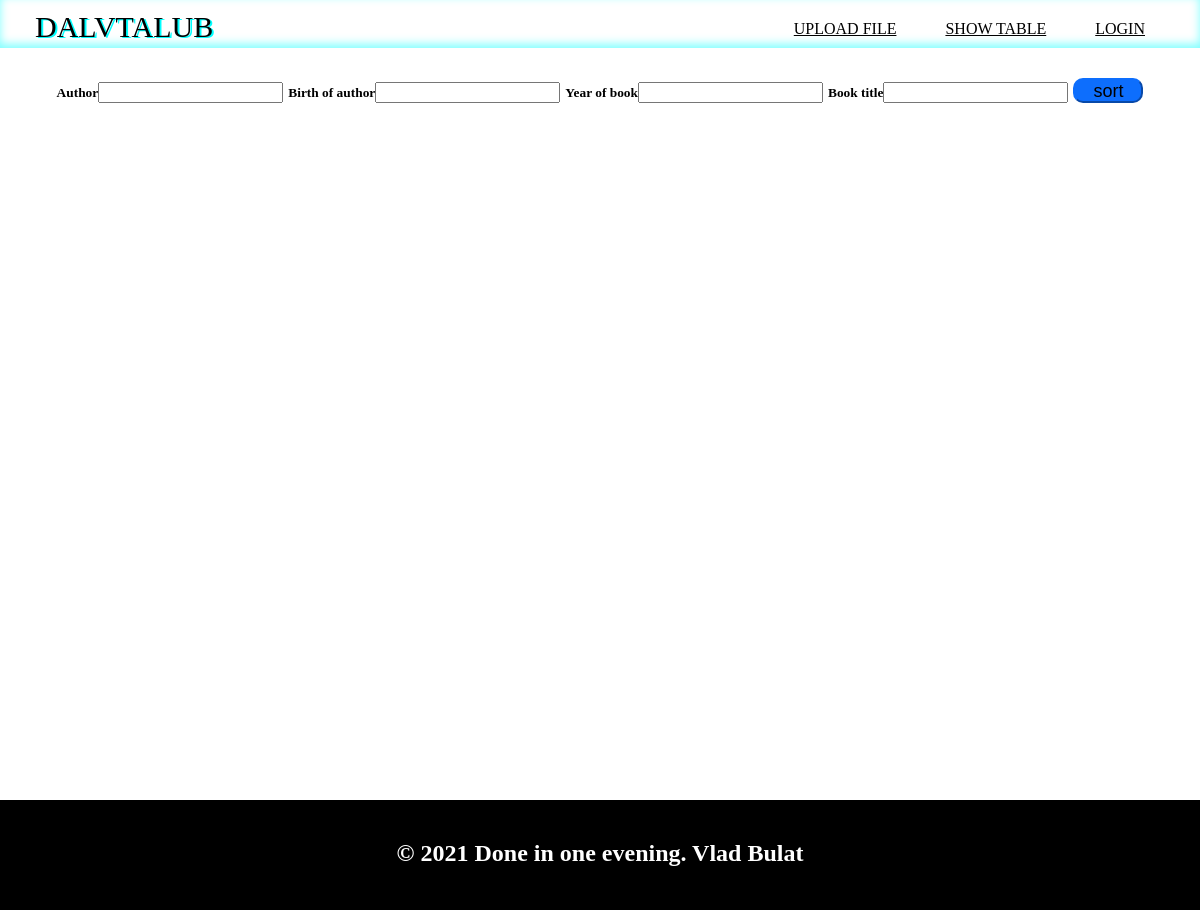
Before: / with the older database file.
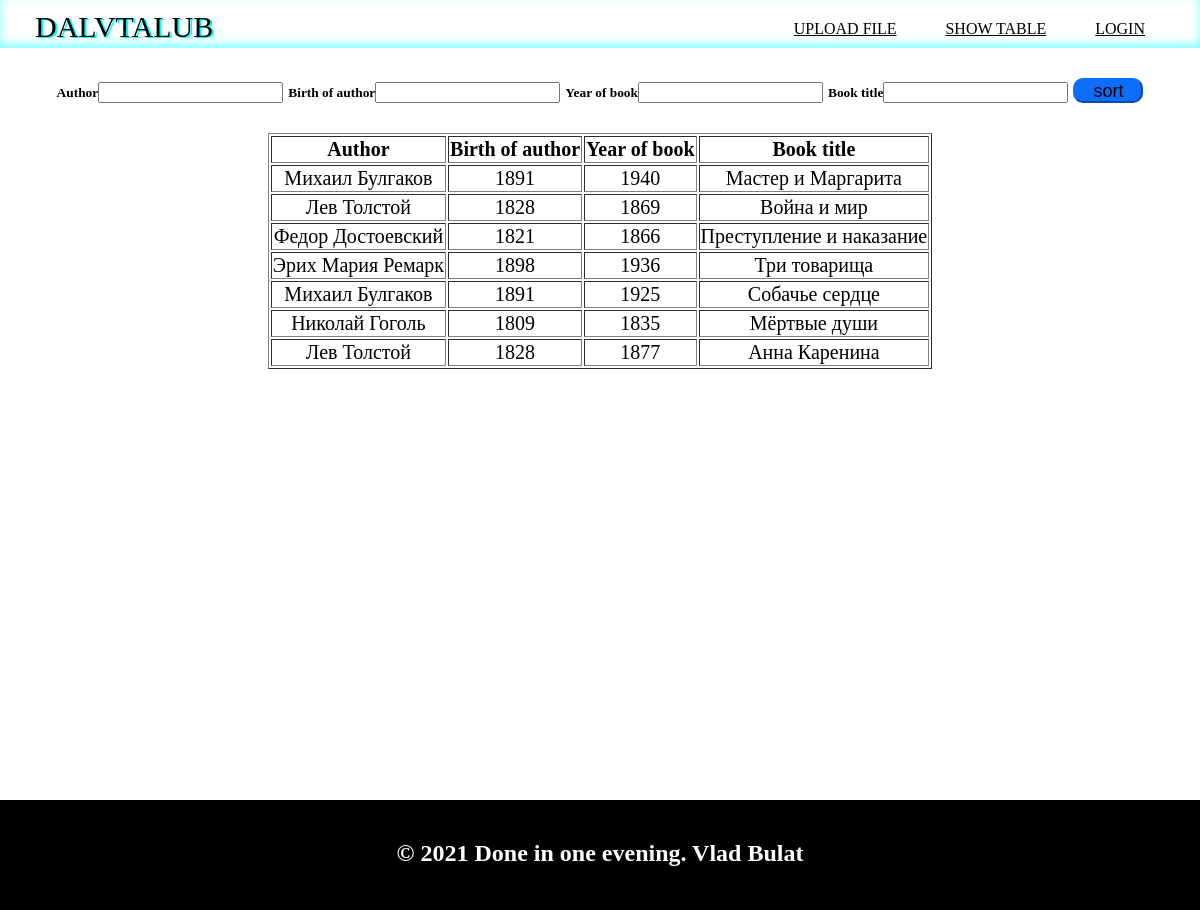
After: the same page with the newer database file.
### view_table/models.py (models this page shows, shortened)
class Books(models.Model):
    year_of_writing = models.IntegerField('Year of writing')
    name = models.CharField('Name', max_length=40)
    author = models.ForeignKey(Authors, on_delete=models.PROTECT, null=True)
    class Meta:
        verbose_name = 'Book'
        verbose_name_plural = 'Books'

class Authors(models.Model):
    name_and_surname = models.CharField('Name and surname', max_length=40)
    date_of_birth = models.IntegerField('Year of birth')
    class Meta:
        verbose_name = 'Author'
        verbose_name_plural = 'Authors'

### view_table/views.py (the view)
# urls.py: path('', include('view_table.urls')),
def view_table(request):
    books = Books.objects.all()
    authors = Authors.objects.all()
    form = LibraryFilter(request.GET)
    if form.is_valid():
        if form.cleaned_data['author']:
            books = books.filter(author__name_and_surname__contains=form.cleaned_data['author'])
        if form.cleaned_data['year_of_book']:
            books = books.filter(year_of_writing=form.cleaned_data['year_of_book'])
        if form.cleaned_data['name_of_book']:
            books = books.filter(name__contains=form.cleaned_data['name_of_book'])
        if form.cleaned_data['birth_year']:
            books = books.filter(author__date_of_birth=form.cleaned_data['birth_year'])
    context = {
        'form': form,
        'authors': authors,
        'books': books,
    }
    return render(request, 'view_table.html', context)

### view_table/forms.py
class LibraryFilter(forms.Form):
    author = forms.CharField(label="Name or surname of author", required=False, max_length=40)
    birth_year = forms.IntegerField(label="Birth of author", required=False)
    year_of_book = forms.IntegerField(label="Year of book", required=False)
    name_of_book = forms.CharField(label="Name of author", required=False, max_length=40)

### templates/view_table.html (shortened to what this page needs)
{% extends 'base.html' %}
{% block content %}
   <form method="get" >
        <h6 class="table">Author</h6>{{ form.author }}
        <h6 class="table">Birth of author</h6>{{ form.birth_year }}
        <h6 class="table">Year of book</h6>{{ form.year_of_book }}
        <h6 class="table">Book title</h6>{{form.name_of_book }}
        <input type="submit" value="sort" class="submit">
    </form>
    <div>
    {% if books and authors %}
    <table class="table" border="1" id="table">
        <tr>
            <th onclick="sortTable(0)">Author</th>
            <th onclick="sortTable(1)">Birth of author</th>
            <th onclick="sortTable(2)">Year of book</th>
            <th onclick="sortTable(3)">Book title</th>
        </tr>
        {% for book in books %}
            <tr>
                <td>{{ book.author.name_and_surname}}</td>
                <td>{{ book.author.date_of_birth }}</td>
                <td>{{ book.year_of_writing }}</td>
                <td>{{ book.name }}</td>
            </tr>
        {% endfor %}
    </table>
    {% endif %}
    </div>
{% endblock %}

### templates/base.html (shortened to what this page needs)
<!DOCTYPE html>
<html lang="ru">
<head>
    <link rel="stylesheet" href="../static/css/styles.css">
</head>
<body>
        <header class="header">
            <a class="company_name">DALVTALUB</a>
            <nav class="nav_block">
                <a class="navigation" href="/download_file">UPLOAD FILE</a>
                <a class="navigation" href="/">SHOW TABLE</a>
                <a class="navigation" href="api/users/login">LOGIN</a>
            </nav>
        </header>
        <div class="container">
                   {% block content %}{% endblock %}
            </div>
        <footer class='footer'>
            <h2 class='footer'>© 2021 Done in one evening. Vlad Bulat</h2>
        </footer>
</body>
</html>

### static/css/styles.css (style rules this page uses)
body { counter-reset: heading; }
* { margin: 0; }
.header { height: 6vh; box-shadow: inset 0 -4px 10px rgba(0, 255, 255, .5); display: flex; justify-content: space-between; }
.company_name { box-sizing: border-box; padding: 10px 0 0 35px; color: black; font-size: 30px; text-shadow: 2px 1px aqua; justify-content: flex-start; }
.nav_block { height: 100%; box-sizing: border-box; padding-top: 20px; padding-right: 40px; justify-content: flex-end; }
.navigation { text-decoration: underline; color: black; padding: 15px 15px 0 30px; transition: opacity 0.1s; }
.container { color: black; font-size: 20px; height: 100%; min-height: 94vh; text-align: center; box-sizing: content-box; background-size: cover; background-position: center; background-attachment: fixed; }
.submit { display: inline-block; text-align: center; margin-top: 30px; margin-bottom: 30px; cursor: pointer; height: 25px; width: 70px; font-size: large; background-color: #0d6efd; border-color: #0d6efd; border-radius: 10px; transition: opacity 0.1s; }
.table { display: inline-block; margin: auto;; }
.footer { height: 70px; background-color: black; color: white; padding-top: 20px; font-weight: bold; text-align: center; }

Changed rows visible on the page:
added Books: author.name_and_surname "Михаил Булгаков", author.date_of_birth "1891", year_of_writing "1940", name "Мастер и Маргарита"
added Books: author.name_and_surname "Лев Толстой", author.date_of_birth "1828", year_of_writing "1869", name "Война и мир"
added Books: author.name_and_surname "Федор Достоевский", author.date_of_birth "1821", year_of_writing "1866", name "Преступление и наказание"
added Books: author.name_and_surname "Эрих Мария Ремарк", author.date_of_birth "1898", year_of_writing "1936", name "Три товарища"
added Books: author.name_and_surname "Михаил Булгаков", author.date_of_birth "1891", year_of_writing "1925", name "Собачье сердце"
added Books: author.name_and_surname "Николай Гоголь", author.date_of_birth "1809", year_of_writing "1835", name "Мёртвые души"
added Books: author.name_and_surname "Лев Толстой", author.date_of_birth "1828", year_of_writing "1877", name "Анна Каренина"
Other visible differences:
text now shown: "Author Birth of author Year of book Book title"
